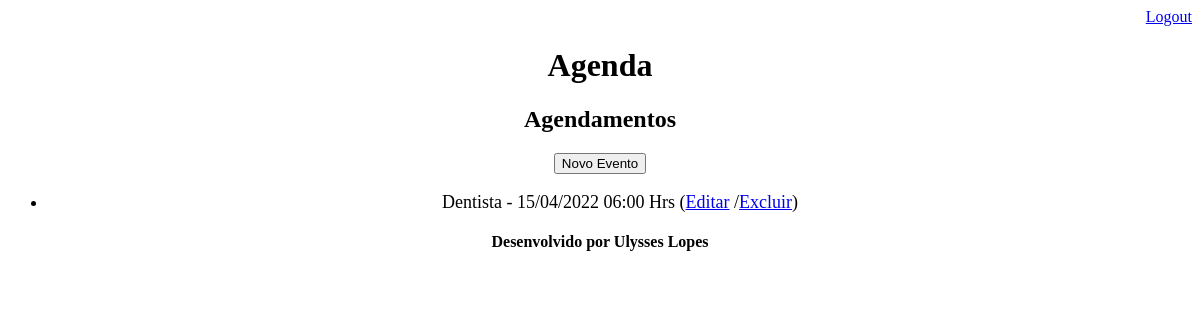
/agenda/ (signed in), run on an earlier commit of the app's database.
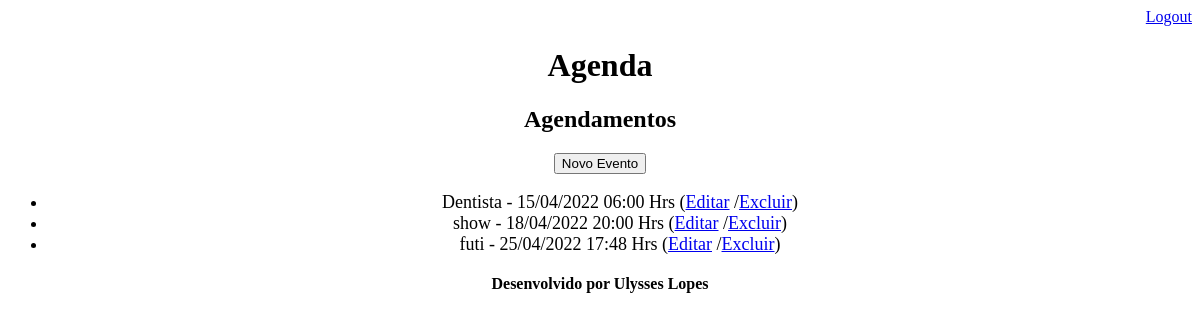
And on a later commit of the database.
### core/models.py (models this page shows, shortened)
class Evento(models.Model):
    titulo = models.CharField(max_length=100)
    descricao = models.TextField(blank=True, null=True)
    data_evento = models.DateTimeField(verbose_name='Data do Evento')
    data_criacao = models.DateTimeField(auto_now=True) # insere a hora automatica no campo
    usuario = models.ForeignKey(User, on_delete=models.CASCADE)
    class Meta:
        db_table = 'evento'
    def get_data_evento(self):
        return self.data_evento.strftime('%d/%m/%Y %H:%M Hrs')

### core/views.py (the view)
# urls.py: path('agenda/', views.lista_eventos),
@login_required(login_url='/login/')  # exige que a autenticação seja realizada para ir para a pagina
def lista_eventos(request):
    usuario = request.user
    data_atual = datetime.now() - timedelta(hours=1)
    evento = Evento.objects.filter(usuario=usuario,
                                   data_evento__gt=data_atual)
    dados = {'eventos':evento}
    return render(request, 'agenda.html', dados)

### templates/agenda.html (shortened to what this page needs)
{% extends "model-page.html" %}
{% block content %}
<div align="center">
    <h2>Agendamentos</h2>
    <a href="evento/">
        <button type="button">Novo Evento</button>
    </a>
    <ul style="font-size: 18px">
        {% for evento in eventos %}
        <li>
            <div style=>
                {{  evento.titulo  }} - {{ evento.get_data_evento }}
                (<a href="evento/?id={{ evento.id }}" type="button">Editar</a>
                /<a href="evento/delete/{{ evento.id }}/" type="button">Excluir</a>)
            </div>
        </li>
        {% endfor %}
    </ul>
</div>
{% endblock %}

What changed in the data, as far as the page shows it:
added Evento: titulo "show", get_data_evento "18/04/2022 20:00 Hrs"
added Evento: titulo "futi", get_data_evento "25/04/2022 17:48 Hrs"
